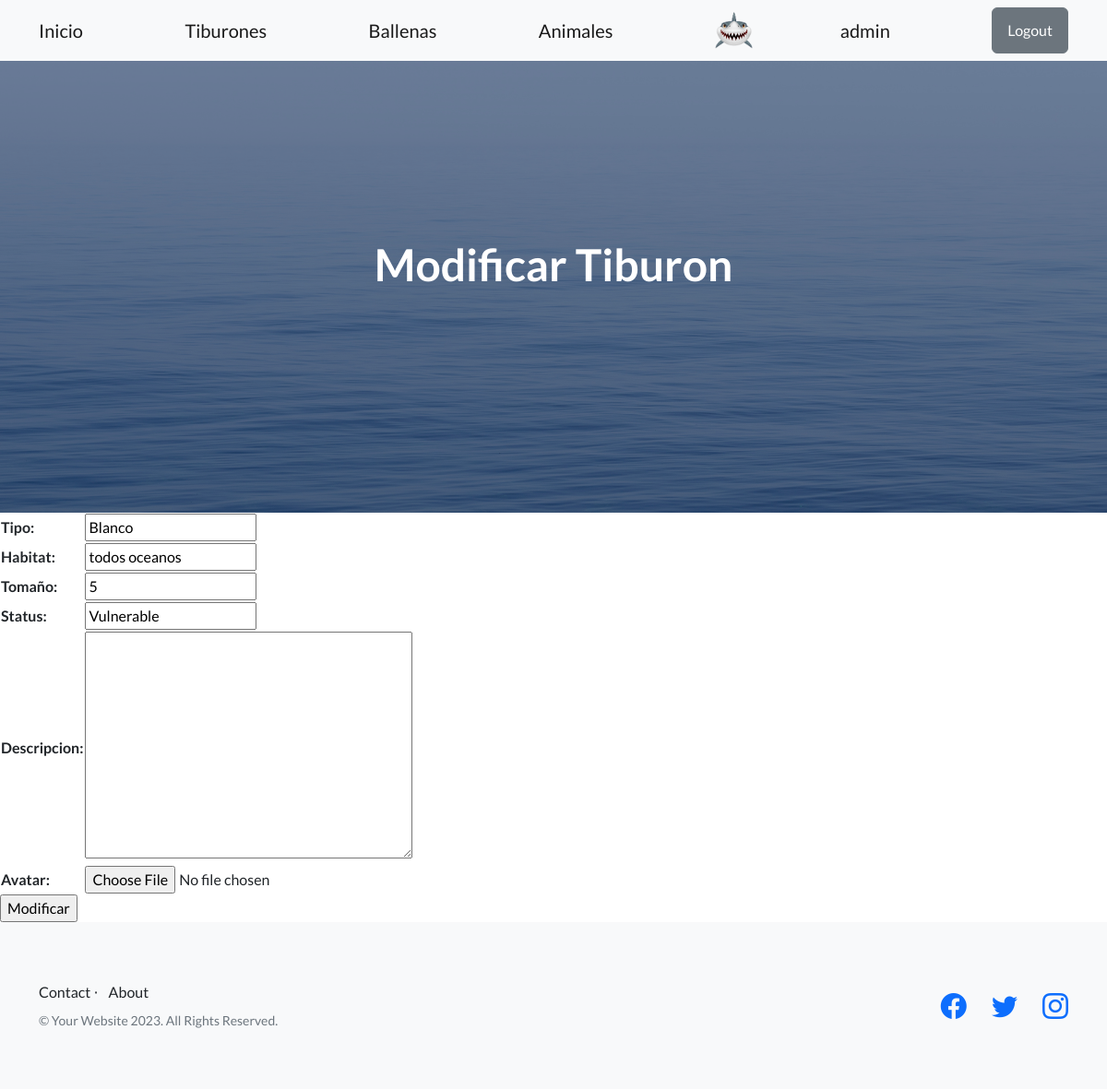
The page /tiburones/modificar/1/ (signed in) on the database its author committed.
### usuario/models.py (models this page shows)
class InfoExtra(models.Model):
    user = models.OneToOneField(User, on_delete=models.CASCADE)
    avatar = models.ImageField(upload_to='avatares', null=True, blank=True)

### inicio/models.py (models this page shows, shortened)
class Tiburon(models.Model):
    tipo = models.CharField(max_length=30)
    habitat = models.CharField(max_length=30)
    tomaño = models.IntegerField()
    status = models.CharField(max_length=10)
    descripcion = models.TextField(null=True)
    avatar = models.ImageField(upload_to='inicio/static/assets', null=True, blank=True)  # Agregar el campo avatar

### inicio/views.py (the view)
# urls.py: path('tiburones/modificar/<int:pk>/',views.ModificarTiburon.as_view(), name='modificar_tiburon'),
class ModificarTiburon(LoginRequiredMixin, UpdateView): ####
    model = Tiburon ####
    template_name = "inicio/CBV/modificar_tiburon_CBV.html" ####
    form_class = ModificarTiburonFormulario ####
    success_url = reverse_lazy('listar_tiburones') ####

### inicio/form.py
class ModificarTiburonFormulario(forms.ModelForm): ####
    class Meta: ####
        model = Tiburon ####
        fields = ['tipo', 'habitat', 'tomaño', 'status', 'descripcion', 'avatar'] ####

### inicio/templates/inicio/CBV/modificar_tiburon_CBV.html (shortened to what this page needs)
{% extends 'base.html' %}
{% block h1_header %}
Modificar Tiburon
{% endblock h1_header %}
{% block contenido %}
<form action= {% url 'modificar_tiburon' tiburon.id %} method="POST">
<table>
    {{form}}
</table>
    <input type="submit" value="Modificar">
</form>
{% endblock contenido %}

### templates/base.html (shortened to what this page needs)
<!DOCTYPE html>
<html lang="en">
    {% load static %}
    <head>
        <link href="https://cdn.jsdelivr.net/npm/bootstrap-icons@1.5.0/font/bootstrap-icons.css" rel="stylesheet" type="text/css" />
        <link href={% static 'css/styles.css' %} rel="stylesheet" />
    </head>
    <body>
        <nav class="navbar navbar-light bg-light static-top">
            <div class="container">
                <a class="navbar-brand" href={% url 'inicio' %}>Inicio</a>
                <a class="navbar-brand" href= {% url 'listar_tiburones' %}>Tiburones </a>
                <a class="navbar-brand" href={% url 'listar_ballenas' %}>Ballenas</a>
                <a class="navbar-brand" href={% url 'listar_animales' %}>Animales</a>
                {% if request.user.is_authenticated %}
                {% if request.user.infoextra.avatar.url %}
                <img src={{request.user.infoextra.avatar.url}} alt="" height='40px'>
                {% endif %}
                <a class="navbar-brand" href={% url 'usuario:editar_perfil' %}>{{request.user.username}}</a>
                <a class="btn btn-secondary" href={% url 'usuario:logout' %}>Logout</a>
                {% else %}
                <a class="btn btn-primary" href={% url 'usuario:login' %}>Login</a>
                <a class="btn btn-primary" href={% url 'usuario:registrarse' %}>Registrarse</a>
                {% endif %}
            </div>
        </nav>
        {% block header %}
        <header class="masthead">
            <div class="container position-relative">
                <div class="row justify-content-center">
                    <div class="col-xl-6">
                        <div class="text-center text-white">
                            <h1 class="mb-5">
                                {% block h1_header %}{% endblock h1_header %}
                            </h1>
                        </div>
                    </div>
                </div>
            </div>
        </header>
        {% endblock header %}
        {% block contenido %}{% endblock contenido %}
        <footer class="footer bg-light">
            <div class="container">
                <div class="row">
                    <div class="col-lg-6 h-100 text-center text-lg-start my-auto">
                        <ul class="list-inline mb-2">
                            <a class="navbar-brand" href="{% url 'contact' %}">Contact</a>
                            <li class="list-inline-item">⋅</li>
                            <a class="navbar-brand" href="{% url 'about' %}">About</a>
                        </ul>
                        <p class="text-muted small mb-4 mb-lg-0">&copy; Your Website 2023. All Rights Reserved.</p>
                    </div>
                    <div class="col-lg-6 h-100 text-center text-lg-end my-auto">
                        <ul class="list-inline mb-0">
                            <li class="list-inline-item me-4">
                                <a href="https://www.facebook.com" target="_blank"><i class="bi-facebook fs-3"></i></a>
                            </li>
                            <li class="list-inline-item me-4">
                                <a href="https://www.twitter.com" target="_blank"><i class="bi-twitter fs-3"></i></a>
                            </li>
                            <li class="list-inline-item">
                                <a href="https://www.instagram.com" target="_blank"><i class="bi-instagram fs-3"></i></a>
                            </li>
                        </ul>
                    </div>
                </div>
            </div>
        </footer>
    </body>
</html>

### rows shown on the page
Tiburon: tipo "Blanco", habitat "todos oceanos", tomaño "5", status "Vulnerable"

### other values the page prints
{{ request.user.username }} "admin"
